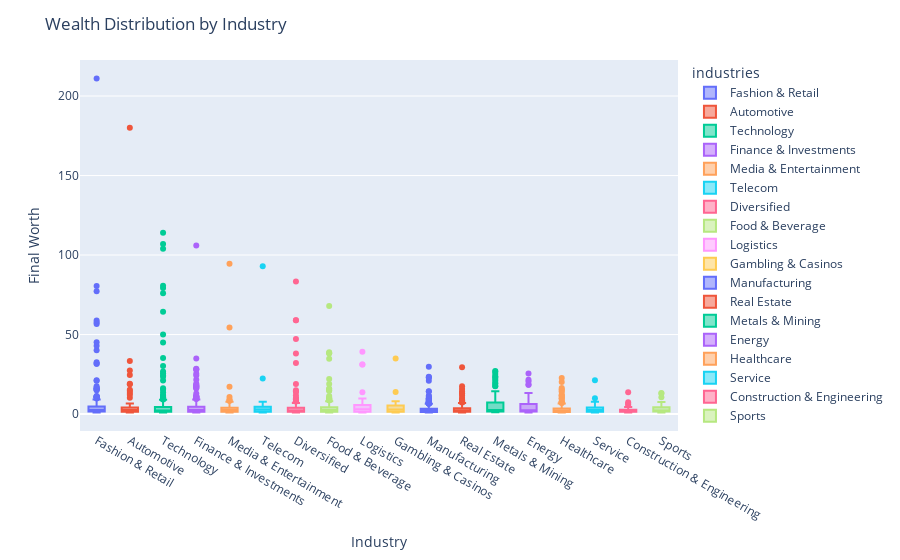

Write notebook code for a chart like this one.
### Markdown cell above
Các quốc gia có nền kinh tế không ổn định, đi kèm với đó là trình độ khoa học kỹ thuật kém phát triển, đầu tư vào các lĩnh vực yêu cầu trình độ công nghệ cao là điều vô cùng mạo hiểm. Vì thế nên hầu hết tỷ phú của các quốc gia này chọn đầu tư vào các ngành công nghiệp như **Diversified, Metals & Mining** là các lĩnh vực không đòi hỏi trình độ kỹ thuật phức tạp.
- Diversified: đa dạng hóa danh mục đầu tư của mình để giảm rủi ro và tận dụng cơ hội trong nhiều lĩnh vực khác nhau.
- Metals & Mining: ngành công nghiệp khai thác và chế biến kim loại không yêu cầu trình độ kỹ thuật cao. Việc sở hữu và quản lý các doanh nghiệp trong lĩnh vực Metals & Mining có thể mang lại lợi nhuận đáng kể, đặc biệt là sử dụng tài nguyên nội địa quý giá như dầu mỏ, khoáng sản, hay kim loại quý. Nhưng chính những nguồn tài nguyên phong phú này lại là nguyên nhân dẫn đến chiến tranh và nền kinh tệ luôn khủng hoảng.

### Code cell
fig = px.box(df, x='industries', y='finalWorth', color='industries')
fig.update_layout(title='Wealth Distribution by Industry',
                  xaxis_title='Industry',
                  yaxis_title='Final Worth')
fig.show()

### Figure 1 — Plotly figure (JSON) as saved in the notebook; plotly's stock layout.template omitted (floating-point values rounded to 4 significant figures; data arrays with more than 128 entries replaced by an {"elided": "..."} marker saying what was removed)
{"data": [{"alignmentgroup": "True", "hovertemplate": "industries=%{x}<br>finalWorth=%{y}<extra></extra>", "legendgroup": "Fashion & Retail", "marker": {"color": "#636efa"}, "name": "Fashion & Retail", "notched": false, "offsetgroup": "Fashion & Retail", "orientation": "v", "showlegend": true, "type": "box", "x": {"elided": "266 str values"}, "x0": " ", "xaxis": "x", "y": {"elided": "266 float values"}, "y0": " ", "yaxis": "y"}, {"alignmentgroup": "True", "hovertemplate": "industries=%{x}<br>finalWorth=%{y}<extra></extra>", "legendgroup": "Automotive", "marker": {"color": "#EF553B"}, "name": "Automotive", "notched": false, "offsetgroup": "Automotive", "orientation": "v", "showlegend": true, "type": "box", "x": ["Automotive", "Automotive", "Automotive", "Automotive", "Automotive", "Automotive", "Automotive", "Automotive", "Automotive", "Automotive", "Automotive", "Automotive", "Automotive", "Automotive", "Automotive", "Automotive", "Automotive", "Automotive", "Automotive", "Automotive", "Automotive", "Automotive", "Automotive", "Automotive", "Automotive", "Automotive", "Automotive", "Automotive", "Automotive", "Automotive", "Automotive", "Automotive", "Automotive", "Automotive", "Automotive", "Automotive", "Automotive", "Automotive", "Automotive", "Automotive", "Automotive", "Automotive", "Automotive", "Automotive", "Automotive", "Automotive", "Automotive", "Automotive", "Automotive", "Automotive", "Automotive", "Automotive", "Automotive", "Automotive", "Automotive", "Automotive", "Automotive", "Automotive", "Automotive", "Automotive", "Automotive", "Automotive", "Automotive", "Automotive", "Automotive", "Automotive", "Automotive", "Automotive", "Automotive", "Automotive", "Automotive", "Automotive", "Automotive"], "x0": " ", "xaxis": "x", "y": [180, 33.4, 27.4, 24.6, 19, 18.7, 15.2, 14.5, 13.2, 12.1, 10.2, 6.7, 5.6, 5.6, 5.5, 5.5, 4.9, 4.2, 4, 3.9, 3.8, 3.6, 3.6, 3.6, 3.5, 3.3, 3.2, 3.2, 3, 3, 3, 2.9, 2.9, 2.8, 2.7, 2.6, 2.6, 2.5, 2.5, 2.5, 2.5, 2.4, 2.2, 2.2, 2.1, 2.1, 2.1, 1.9, 1.8, 1.7, 1.6, 1.6, 1.5, 1.5, 1.5, 1.4, 1.4, 1.4, 1.3, 1.3, 1.3, 1.2, 1.2, 1.2, 1.2, 1.1, 1.1, 1.1, 1.1, 1.1, 1.1, 1.1, 1], "y0": " ", "yaxis": "y"}, {"alignmentgroup": "True", "hovertemplate": "industries=%{x}<br>finalWorth=%{y}<extra></extra>", "legendgroup": "Technology", "marker": {"color": "#00cc96"}, "name": "Technology", "notched": false, "offsetgroup": "Technology", "orientation": "v", "showlegend": true, "type": "box", "x": {"elided": "314 str values"}, "x0": " ", "xaxis": "x", "y": {"elided": "314 float values"}, "y0": " ", "yaxis": "y"}, {"alignmentgroup": "True", "hovertemplate": "industries=%{x}<br>finalWorth=%{y}<extra></extra>", "legendgroup": "Finance & Investments", "marker": {"color": "#ab63fa"}, "name": "Finance & Investments", "notched": false, "offsetgroup": "Finance & Investments", "orientation": "v", "showlegend": true, "type": "box", "x": {"elided": "372 str values"}, "x0": " ", "xaxis": "x", "y": {"elided": "372 float values"}, "y0": " ", "yaxis": "y"}, {"alignmentgroup": "True", "hovertemplate": "industries=%{x}<br>finalWorth=%{y}<extra></extra>", "legendgroup": "Media & Entertainment", "marker": {"color": "#FFA15A"}, "name": "Media & Entertainment", "notched": false, "offsetgroup": "Media & Entertainment", "orientation": "v", "showlegend": true, "type": "box", "x": ["Media & Entertainment", "Media & Entertainment", "Media & Entertainment", "Media & Entertainment", "Media & Entertainment", "Media & Entertainment", "Media & Entertainment", "Media & Entertainment", "Media & Entertainment", "Media & Entertainment", "Media & Entertainment", "Media & Entertainment", "Media & Entertainment", "Media & Entertainment", "Media & Entertainment", "Media & Entertainment", "Media & Entertainment", "Media & Entertainment", "Media & Entertainment", "Media & Entertainment", "Media & Entertainment", "Media & Entertainment", "Media & Entertainment", "Media & Entertainment", "Media & Entertainment", "Media & Entertainment", "Media & Entertainment", "Media & Entertainment", "Media & Entertainment", "Media & Entertainment", "Media & Entertainment", "Media & Entertainment", "Media & Entertainment", "Media & Entertainment", "Media & Entertainment", "Media & Entertainment", "Media & Entertainment", "Media & Entertainment", "Media & Entertainment", "Media & Entertainment", "Media & Entertainment", "Media & Entertainment", "Media & Entertainment", "Media & Entertainment", "Media & Entertainment", "Media & Entertainment", "Media & Entertainment", "Media & Entertainment", "Media & Entertainment", "Media & Entertainment", "Media & Entertainment", "Media & Entertainment", "Media & Entertainment", "Media & Entertainment", "Media & Entertainment", "Media & Entertainment", "Media & Entertainment", "Media & Entertainment", "Media & Entertainment", "Media & Entertainment", "Media & Entertainment", "Media & Entertainment", "Media & Entertainment", "Media & Entertainment", "Media & Entertainment", "Media & Entertainment", "Media & Entertainment", "Media & Entertainment", "Media & Entertainment", "Media & Entertainment", "Media & Entertainment", "Media & Entertainment", "Media & Entertainment", "Media & Entertainment", "Media & Entertainment", "Media & Entertainment", "Media & Entertainment", "Media & Entertainment", "Media & Entertainment", "Media & Entertainment", "Media & Entertainment", "Media & Entertainment", "Media & Entertainment", "Media & Entertainment", "Media & Entertainment", "Media & Entertainment", "Media & Entertainment", "Media & Entertainment", "Media & Entertainment", "Media & Entertainment", "Media & Entertainment"], "x0": " ", "xaxis": "x", "y": [94.5, 54.4, 17.1, 10.7, 9.2, 8.4, 8.4, 7.7, 7, 7, 5.7, 5.5, 5.5, 5.5, 5.1, 5, 4.7, 4.7, 4.6, 4.6, 4.6, 4.1, 4, 4, 3.8, 3.8, 3.7, 3.4, 3.4, 3.4, 3.3, 3.2, 3.1, 3.1, 3.1, 3, 2.9, 2.9, 2.8, 2.7, 2.7, 2.6, 2.6, 2.5, 2.5, 2.5, 2.4, 2.4, 2.4, 2, 2, 1.8, 1.8, 1.8, 1.8, 1.8, 1.8, 1.8, 1.7, 1.7, 1.7, 1.7, 1.7, 1.6, 1.6, 1.6, 1.6, 1.5, 1.5, 1.5, 1.5, 1.5, 1.4, 1.4, 1.3, 1.3, 1.3, 1.3, 1.2, 1.2, 1.2, 1.2, 1.2, 1.1, 1.1, 1.1, 1, 1, 1, 1, 1], "y0": " ", "yaxis": "y"}, {"alignmentgroup": "True", "hovertemplate": "industries=%{x}<br>finalWorth=%{y}<extra></extra>", "legendgroup": "Telecom", "marker": {"color": "#19d3f3"}, "name": "Telecom", "notched": false, "offsetgroup": "Telecom", "orientation": "v", "showlegend": true, "type": "box", "x": ["Telecom", "Telecom", "Telecom", "Telecom", "Telecom", "Telecom", "Telecom", "Telecom", "Telecom", "Telecom", "Telecom", "Telecom", "Telecom", "Telecom", "Telecom", "Telecom", "Telecom", "Telecom", "Telecom", "Telecom", "Telecom", "Telecom", "Telecom", "Telecom", "Telecom", "Telecom", "Telecom", "Telecom", "Telecom", "Telecom", "Telecom"], "x0": " ", "xaxis": "x", "y": [93, 22.4, 7.8, 6.7, 6.1, 5.2, 5, 4.6, 4.3, 4, 4, 4, 3.8, 3.3, 2.9, 2.8, 2.8, 2.7, 2, 1.9, 1.7, 1.6, 1.5, 1.5, 1.3, 1.2, 1.1, 1.1, 1.1, 1.1, 1], "y0": " ", "yaxis": "y"}, {"alignmentgroup": "True", "hovertemplate": "industries=%{x}<br>finalWorth=%{y}<extra></extra>", "legendgroup": "Diversified", "marker": {"color": "#FF6692"}, "name": "Diversified", "notched": false, "offsetgroup": "Diversified", "orientation": "v", "showlegend": true, "type": "box", "x": {"elided": "187 str values"}, "x0": " ", "xaxis": "x", "y": {"elided": "187 float values"}, "y0": " ", "yaxis": "y"}, {"alignmentgroup": "True", "hovertemplate": "industries=%{x}<br>finalWorth=%{y}<extra></extra>", "legendgroup": "Food & Beverage", "marker": {"color": "#B6E880"}, "name": "Food & Beverage", "notched": false, "offsetgroup": "Food & Beverage", "orientation": "v", "showlegend": true, "type": "box", "x": {"elided": "212 str values"}, "x0": " ", "xaxis": "x", "y": {"elided": "212 float values"}, "y0": " ", "yaxis": "y"}, {"alignmentgroup": "True", "hovertemplate": "industries=%{x}<br>finalWorth=%{y}<extra></extra>", "legendgroup": "Logistics", "marker": {"color": "#FF97FF"}, "name": "Logistics", "notched": false, "offsetgroup": "Logistics", "orientation": "v", "showlegend": true, "type": "box", "x": ["Logistics", "Logistics", "Logistics", "Logistics", "Logistics", "Logistics", "Logistics", "Logistics", "Logistics", "Logistics", "Logistics", "Logistics", "Logistics", "Logistics", "Logistics", "Logistics", "Logistics", "Logistics", "Logistics", "Logistics", "Logistics", "Logistics", "Logistics", "Logistics", "Logistics", "Logistics", "Logistics", "Logistics", "Logistics", "Logistics", "Logistics", "Logistics", "Logistics", "Logistics", "Logistics", "Logistics", "Logistics", "Logistics", "Logistics", "Logistics"], "x0": " ", "xaxis": "x", "y": [39.1, 31.2, 31.2, 13.7, 9.8, 9.8, 9.8, 7.3, 6.4, 5.7, 5.6, 5.6, 5.1, 4.6, 4.3, 3.7, 3.6, 3.5, 3.2, 3.2, 2.8, 2.7, 2.6, 2.2, 1.8, 1.7, 1.7, 1.6, 1.6, 1.5, 1.5, 1.5, 1.5, 1.4, 1.3, 1.3, 1.3, 1.1, 1, 1], "y0": " ", "yaxis": "y"}, {"alignmentgroup": "True", "hovertemplate": "industries=%{x}<br>finalWorth=%{y}<extra></extra>", "legendgroup": "Gambling & Casinos", "marker": {"color": "#FECB52"}, "name": "Gambling & Casinos", "notched": false, "offsetgroup": "Gambling & Casinos", "orientation": "v", "showlegend": true, "type": "box", "x": ["Gambling & Casinos", "Gambling & Casinos", "Gambling & Casinos", "Gambling & Casinos", "Gambling & Casinos", "Gambling & Casinos", "Gambling & Casinos", "Gambling & Casinos", "Gambling & Casinos", "Gambling & Casinos", "Gambling & Casinos", "Gambling & Casinos", "Gambling & Casinos", "Gambling & Casinos", "Gambling & Casinos", "Gambling & Casinos", "Gambling & Casinos", "Gambling & Casinos", "Gambling & Casinos", "Gambling & Casinos", "Gambling & Casinos", "Gambling & Casinos", "Gambling & Casinos", "Gambling & Casinos", "Gambling & Casinos"], "x0": " ", "xaxis": "x", "y": [35, 13.9, 8.1, 7.1, 6.8, 5.6, 5.2, 3.9, 3.6, 3.2, 3.2, 3.1, 2.8, 2.4, 2.3, 2.1, 2.1, 1.6, 1.5, 1.3, 1.3, 1.2, 1.1, 1.1, 1], "y0": " ", "yaxis": "y"}, {"alignmentgroup": "True", "hovertemplate": "industries=%{x}<br>finalWorth=%{y}<extra></extra>", "legendgroup": "Manufacturing", "marker": {"color": "#636efa"}, "name": "Manufacturing", "notched": false, "offsetgroup": "Manufacturing", "orientation": "v", "showlegend": true, "type": "box", "x": {"elided": "324 str values"}, "x0": " ", "xaxis": "x", "y": {"elided": "324 float values"}, "y0": " ", "yaxis": "y"}, {"alignmentgroup": "True", "hovertemplate": "industries=%{x}<br>finalWorth=%{y}<extra></extra>", "legendgroup": "Real Estate", "marker": {"color": "#EF553B"}, "name": "Real Estate", "notched": false, "offsetgroup": "Real Estate", "orientation": "v", "showlegend": true, "type": "box", "x": {"elided": "193 str values"}, "x0": " ", "xaxis": "x", "y": {"elided": "193 float values"}, "y0": " ", "yaxis": "y"}, {"alignmentgroup": "True", "hovertemplate": "industries=%{x}<br>finalWorth=%{y}<extra></extra>", "legendgroup": "Metals & Mining", "marker": {"color": "#00cc96"}, "name": "Metals & Mining", "notched": false, "offsetgroup": "Metals & Mining", "orientation": "v", "showlegend": true, "type": "box", "x": ["Metals & Mining", "Metals & Mining", "Metals & Mining", "Metals & Mining", "Metals & Mining", "Metals & Mining", "Metals & Mining", "Metals & Mining", "Metals & Mining", "Metals & Mining", "Metals & Mining", "Metals & Mining", "Metals & Mining", "Metals & Mining", "Metals & Mining", "Metals & Mining", "Metals & Mining", "Metals & Mining", "Metals & Mining", "Metals & Mining", "Metals & Mining", "Metals & Mining", "Metals & Mining", "Metals & Mining", "Metals & Mining", "Metals & Mining", "Metals & Mining", "Metals & Mining", "Metals & Mining", "Metals & Mining", "Metals & Mining", "Metals & Mining", "Metals & Mining", "Metals & Mining", "Metals & Mining", "Metals & Mining", "Metals & Mining", "Metals & Mining", "Metals & Mining", "Metals & Mining", "Metals & Mining", "Metals & Mining", "Metals & Mining", "Metals & Mining", "Metals & Mining", "Metals & Mining", "Metals & Mining", "Metals & Mining", "Metals & Mining", "Metals & Mining", "Metals & Mining", "Metals & Mining", "Metals & Mining", "Metals & Mining", "Metals & Mining", "Metals & Mining", "Metals & Mining", "Metals & Mining", "Metals & Mining", "Metals & Mining", "Metals & Mining", "Metals & Mining", "Metals & Mining", "Metals & Mining", "Metals & Mining", "Metals & Mining", "Metals & Mining", "Metals & Mining", "Metals & Mining", "Metals & Mining", "Metals & Mining", "Metals & Mining", "Metals & Mining", "Metals & Mining"], "x0": " ", "xaxis": "x", "y": [27, 26.6, 25.2, 23.7, 23.1, 22.1, 20.9, 19.6, 19, 17.7, 17.5, 14.4, 12.2, 9, 8.4, 8.4, 8, 7.9, 7.3, 6, 5.7, 4.9, 4.6, 4.4, 4.3, 4, 3.4, 3.3, 3.2, 3.1, 3, 2.7, 2.7, 2.7, 2.7, 2.7, 2.7, 2.5, 2.5, 2.5, 2.4, 2.1, 2.1, 2, 2, 2, 2, 2, 1.8, 1.8, 1.8, 1.7, 1.7, 1.7, 1.6, 1.6, 1.6, 1.6, 1.6, 1.6, 1.5, 1.4, 1.4, 1.4, 1.4, 1.4, 1.4, 1.3, 1.3, 1.3, 1.2, 1.2, 1.2, 1.1], "y0": " ", "yaxis": "y"}, {"alignmentgroup": "True", "hovertemplate": "industries=%{x}<br>finalWorth=%{y}<extra></extra>", "legendgroup": "Energy", "marker": {"color": "#ab63fa"}, "name": "Energy", "notched": false, "offsetgroup": "Energy", "orientation": "v", "showlegend": true, "type": "box", "x": ["Energy", "Energy", "Energy", "Energy", "Energy", "Energy", "Energy", "Energy", "Energy", "Energy", "Energy", "Energy", "Energy", "Energy", "Energy", "Energy", "Energy", "Energy", "Energy", "Energy", "Energy", "Energy", "Energy", "Energy", "Energy", "Energy", "Energy", "Energy", "Energy", "Energy", "Energy", "Energy", "Energy", "Energy", "Energy", "Energy", "Energy", "Energy", "Energy", "Energy", "Energy", "Energy", "Energy", "Energy", "Energy", "Energy", "Energy", "Energy", "Energy", "Energy", "Energy", "Energy", "Energy", "Energy", "Energy", "Energy", "Energy", "Energy", "Energy", "Energy", "Energy", "Energy", "Energy", "Energy", "Energy", "Energy", "Energy", "Energy", "Energy", "Energy", "Energy", "Energy", "Energy", "Energy", "Energy", "Energy", "Energy", "Energy", "Energy", "Energy", "Energy", "Energy", "Energy", "Energy", "Energy", "Energy", "Energy", "Energy", "Energy", "Energy", "Energy", "Energy", "Energy", "Energy", "Energy", "Energy", "Energy", "Energy", "Energy", "Energy"], "x0": " ", "xaxis": "x", "y": [25.5, 21.6, 20.5, 18.5, 18.5, 13.3, 12.6, 12.3, 10.2, 10, 9.6, 9.2, 8.8, 8.8, 8.2, 8, 7.6, 7.2, 6.8, 6.8, 6.8, 6.8, 6.7, 6.4, 6.3, 6.3, 6.1, 5.7, 5.6, 5, 4.9, 4.6, 4.2, 4.1, 4, 4, 3.9, 3.8, 3.5, 3.4, 3.2, 3, 2.9, 2.9, 2.7, 2.6, 2.6, 2.5, 2.5, 2.5, 2.4, 2.3, 2.2, 2.2, 2.2, 2.2, 2.1, 2.1, 2.1, 2.1, 2, 2, 1.9, 1.9, 1.9, 1.9, 1.9, 1.8, 1.8, 1.8, 1.7, 1.6, 1.6, 1.6, 1.6, 1.6, 1.6, 1.5, 1.5, 1.5, 1.4, 1.4, 1.4, 1.3, 1.3, 1.3, 1.2, 1.2, 1.2, 1.1, 1.1, 1.1, 1.1, 1.1, 1.1, 1.1, 1, 1, 1, 1], "y0": " ", "yaxis": "y"}, {"alignmentgroup": "True", "hovertemplate": "industries=%{x}<br>finalWorth=%{y}<extra></extra>", "legendgroup": "Healthcare", "marker": {"color": "#FFA15A"}, "name": "Healthcare", "notched": false, "offsetgroup": "Healthcare", "orientation": "v", "showlegend": true, "type": "box", "x": {"elided": "201 str values"}, "x0": " ", "xaxis": "x", "y": {"elided": "201 float values"}, "y0": " ", "yaxis": "y"}, {"alignmentgroup": "True", "hovertemplate": "industries=%{x}<br>finalWorth=%{y}<extra></extra>", "legendgroup": "Service", "marker": {"color": "#19d3f3"}, "name": "Service", "notched": false, "offsetgroup": "Service", "orientation": "v", "showlegend": true, "type": "box", "x": ["Service", "Service", "Service", "Service", "Service", "Service", "Service", "Service", "Service", "Service", "Service", "Service", "Service", "Service", "Service", "Service", "Service", "Service", "Service", "Service", "Service", "Service", "Service", "Service", "Service", "Service", "Service", "Service", "Service", "Service", "Service", "Service", "Service", "Service", "Service", "Service", "Service", "Service", "Service", "Service", "Service", "Service", "Service", "Service", "Service", "Service", "Service", "Service", "Service", "Service", "Service", "Service", "Service"], "x0": " ", "xaxis": "x", "y": [21.2, 9.9, 7.7, 7.1, 6.2, 5.6, 5.5, 5.3, 4.9, 4.4, 4.2, 4.2, 4.1, 4.1, 3.8, 3.8, 3.8, 3.7, 3.2, 3.1, 3, 2.8, 2.7, 2.7, 2.7, 2.6, 2.6, 2.6, 2.6, 2.2, 2, 2, 1.7, 1.6, 1.5, 1.5, 1.5, 1.5, 1.4, 1.4, 1.3, 1.3, 1.3, 1.3, 1.2, 1.2, 1.1, 1.1, 1.1, 1.1, 1, 1, 1], "y0": " ", "yaxis": "y"}, {"alignmentgroup": "True", "hovertemplate": "industries=%{x}<br>finalWorth=%{y}<extra></extra>", "legendgroup": "Construction & Engineering", "marker": {"color": "#FF6692"}, "name": "Construction & Engineering", "notched": false, "offsetgroup": "Construction & Engineering", "orientation": "v", "showlegend": true, "type": "box", "x": ["Construction & Engineering", "Construction & Engineering", "Construction & Engineering", "Construction & Engineering", "Construction & Engineering", "Construction & Engineering", "Construction & Engineering", "Construction & Engineering", "Construction & Engineering", "Construction & Engineering", "Construction & Engineering", "Construction & Engineering", "Construction & Engineering", "Construction & Engineering", "Construction & Engineering", "Construction & Engineering", "Construction & Engineering", "Construction & Engineering", "Construction & Engineering", "Construction & Engineering", "Construction & Engineering", "Construction & Engineering", "Construction & Engineering", "Construction & Engineering", "Construction & Engineering", "Construction & Engineering", "Construction & Engineering", "Construction & Engineering", "Construction & Engineering", "Construction & Engineering", "Construction & Engineering", "Construction & Engineering", "Construction & Engineering", "Construction & Engineering", "Construction & Engineering", "Construction & Engineering", "Construction & Engineering", "Construction & Engineering", "Construction & Engineering", "Construction & Engineering", "Construction & Engineering", "Construction & Engineering", "Construction & Engineering", "Construction & Engineering", "Construction & Engineering"], "x0": " ", "xaxis": "x", "y": [13.7, 7.4, 6.3, 5.7, 4.4, 3.8, 3.5, 3.3, 3.3, 3.2, 2.9, 2.7, 2.6, 2.6, 2.6, 2.6, 2.5, 2.5, 2.3, 2.1, 2.1, 2.1, 2.1, 2.1, 2, 2, 1.9, 1.9, 1.8, 1.6, 1.6, 1.5, 1.4, 1.4, 1.3, 1.3, 1.2, 1.2, 1.2, 1.2, 1.2, 1.2, 1.1, 1.1, 1], "y0": " ", "yaxis": "y"}, {"alignmentgroup": "True", "hovertemplate": "industries=%{x}<br>finalWorth=%{y}<extra></extra>", "legendgroup": "Sports", "marker": {"color": "#B6E880"}, "name": "Sports", "notched": false, "offsetgroup": "Sports", "orientation": "v", "showlegend": true, "type": "box", "x": ["Sports", "Sports", "Sports", "Sports", "Sports", "Sports", "Sports", "Sports", "Sports", "Sports", "Sports", "Sports", "Sports", "Sports", "Sports", "Sports", "Sports", "Sports", "Sports", "Sports", "Sports", "Sports", "Sports", "Sports", "Sports", "Sports", "Sports", "Sports", "Sports", "Sports", "Sports", "Sports", "Sports", "Sports", "Sports", "Sports", "Sports", "Sports", "Sports"], "x0": " ", "xaxis": "x", "y": [13.3, 12.9, 10.6, 7.5, 6.4, 5.1, 5, 4.9, 4.7, 4.4, 4.1, 4, 3.9, 3.4, 2.9, 2.8, 2.7, 2.7, 2.2, 2.1, 2, 2, 1.9, 1.9, 1.8, 1.8, 1.8, 1.7, 1.7, 1.6, 1.6, 1.3, 1.3, 1.3, 1.1, 1.1, 1, 1, 1], "y0": " ", "yaxis": "y"}], "layout": {"boxmode": "overlay", "legend": {"title": {"text": "industries"}, "tracegroupgap": 0}, "margin": {"t": 60}, "title": {"text": "Wealth Distribution by Industry"}, "xaxis": {"anchor": "y", "categoryarray": ["Fashion & Retail", "Automotive", "Technology", "Finance & Investments", "Media & Entertainment", "Telecom", "Diversified", "Food & Beverage", "Logistics", "Gambling & Casinos", "Manufacturing", "Real Estate", "Metals & Mining", "Energy", "Healthcare", "Service", "Construction & Engineering", "Sports"], "categoryorder": "array", "domain": [0, 1], "title": {"text": "Industry"}}, "yaxis": {"anchor": "x", "domain": [0, 1], "title": {"text": "Final Worth"}}}}
